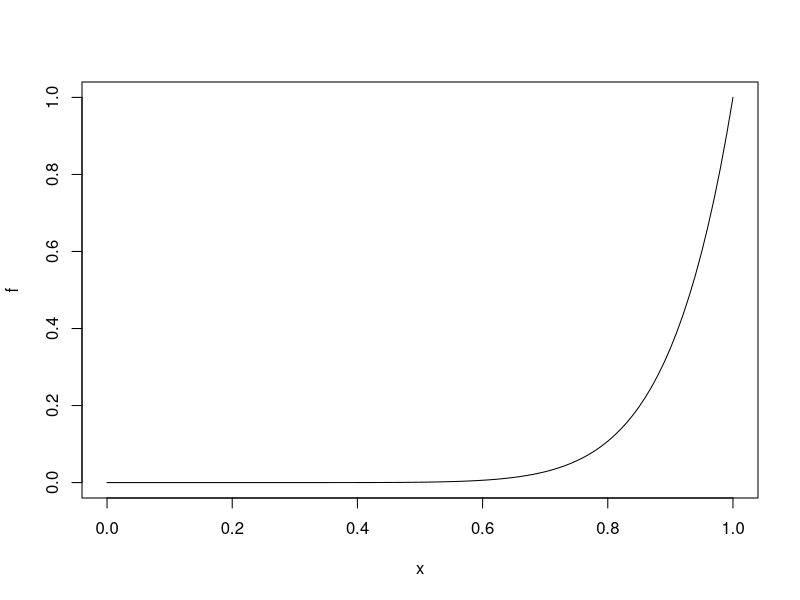

Source code (R):
theta <- runif(1)

n <- 10
x <- rbinom(n=1, size=n, prob=theta)
x

f <- function(p){choose(n,x) * p^x * (1-p)^(n-x)}
plot(f, 0, 1)

theta
